Frame 1 (no input): blank canvas, image omitted
Frame 60 (the mouse pressed at the canvas centre just before this capture): blank canvas, image omitted
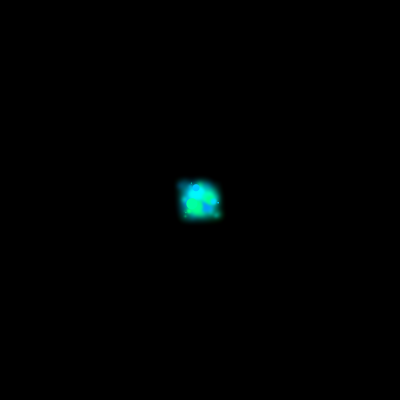
Frame 120 (the mouse held since frame 60 and released just before this capture)

The Processing sketch whose frames 1 and 60 were blank and that drew this single picture after the mouse press (run headless with seeded random() and noise(); from frame 60 on, the mouse is pressed at the canvas centre):

// Processing sketch: Ex_2_controlrandom_2
// ── Ex_2_controlrandom_2.pde
/**
 * Ex_2_controlrandom_1 を修正し色相とマウスの移動方向を連動
 */

void setup() {
    size(400, 400);
    background(0);
    noStroke();
    // カラーモードを RGB -> HSB へ
    colorMode(HSB);
}

void draw() {
    filter(BLUR, 1);
    if (mousePressed) {
        PVector center = new PVector(width/2, height/2);
        PVector mouse = new PVector(mouseX, mouseY);
        // 中心点からマウス位置までの角度をラジアン単位で計算
        float angle = PVector.sub(mouse, center).heading();
        // ラジアンを [-180, 180] の範囲の度数に変換
        float degree = degrees(angle);
        // マウスの移動方向に応じて色相を変化
        float hue = map(angle, -PI/2, PI/2, 0, 255);
        translate(mouseX, mouseY);
        for (int i = 0; i < 5; i++) {
            // HSB なので 色相、彩度、明度が設定される。色相だけランダムにする
            fill(random(hue - 20, hue + 20) % 255, 255, 255);
            // マウス位置の周りのランダムな位置を生成
            PVector pos = new PVector(random(-20, 20), random(-20, 20));
            // マウス位置からの距離によってしずくのサイズを計算
            float size = 20 - dist(0, 0, pos.x, pos.y);
            // しずくを描く
            ellipse(pos.x, pos.y, size, size);
        }
    }
}
